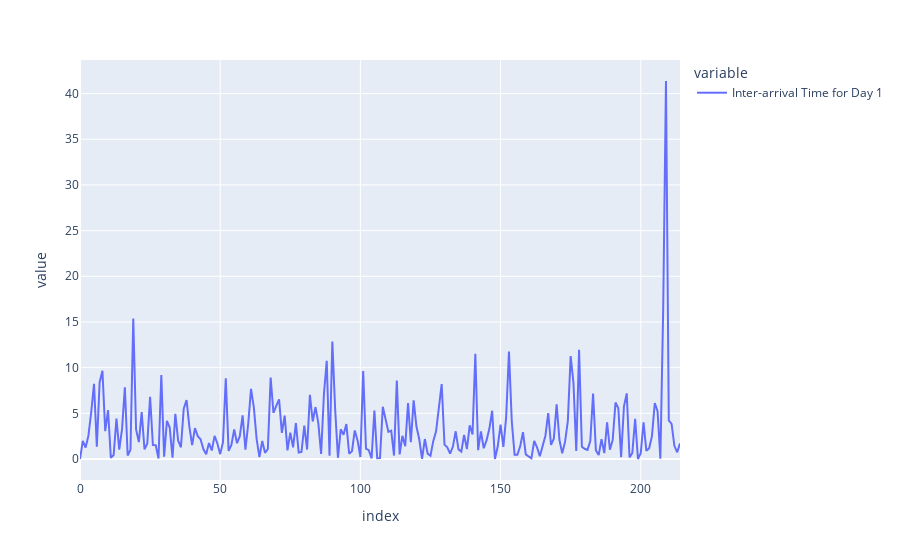

The notebook cell this image was saved under:
### Code cell
px.line(inter_arrival_day1)

### Figure 1 — Plotly figure (JSON) as saved in the notebook; plotly's stock layout.template omitted (floating-point values rounded to 4 significant figures; data arrays with more than 128 entries replaced by an {"elided": "..."} marker saying what was removed)
{"data": [{"hovertemplate": "variable=Inter-arrival Time for Day 1<br>index=%{x}<br>value=%{y}<extra></extra>", "legendgroup": "Inter-arrival Time for Day 1", "line": {"color": "#636efa", "dash": "solid"}, "marker": {"symbol": "circle"}, "mode": "lines", "name": "Inter-arrival Time for Day 1", "orientation": "v", "showlegend": true, "type": "scatter", "x": {"elided": "215 int values"}, "xaxis": "x", "y": {"elided": "215 float values"}, "yaxis": "y"}], "layout": {"legend": {"title": {"text": "variable"}, "tracegroupgap": 0}, "margin": {"t": 60}, "xaxis": {"anchor": "y", "domain": [0, 1], "title": {"text": "index"}}, "yaxis": {"anchor": "x", "domain": [0, 1], "title": {"text": "value"}}}}
